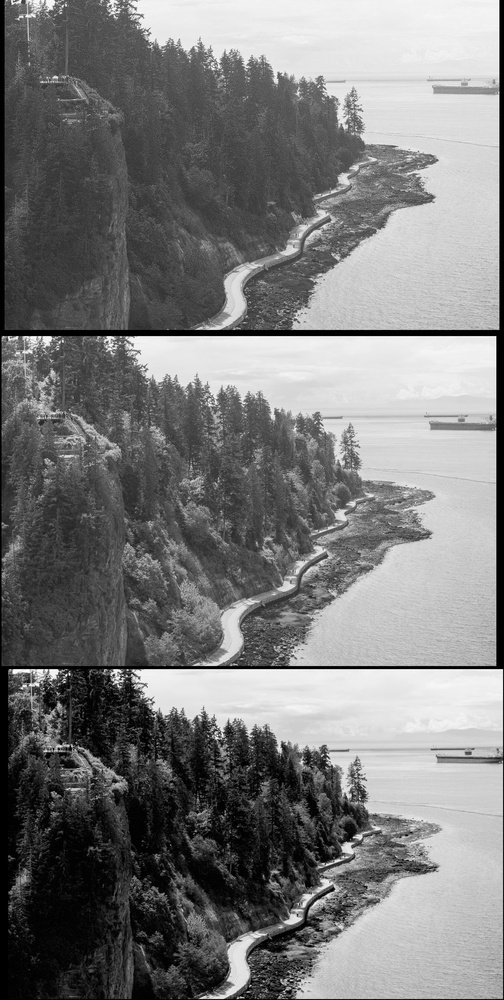
#> input picture mp0/mp0-data/vancouver_tableau.jpg, 504 x 1000 px, shrunk from 1650 x 3273 before the run
$ python main.py
#> lines starting #> are read from the running program, lines starting #| are printed output that depends on the picture
import matplotlib.pyplot as plt
from PIL import Image
import numpy as np


def crop_boarder(image, black, white):
    h, w = image.shape
    upper = 0
    bottom = h-1
    left = 0
    right = w-1
    while np.mean(image[upper]) < white or np.mean(image[upper]) > black:
        upper += 1
    while np.mean(image[bottom]) < white or np.mean(image[bottom]) > black:
        bottom -= 1
    while np.mean(image[left]) < white or np.mean(image[left]) > black:
        left += 1
    while np.mean(image[right]) < white or np.mean(image[right]) > black:
        right -= 1
    image = image[upper:bottom, left:right]
    return image


def divide_images(image):
    w, h = image.shape
    height = w // 3
    blue = image[0:height, :]
    green = image[height:2 * height, :]
    red = image[2 * height:3 * height, :]
    return blue, green, red


def zncc(c, d, dx, dy):
    if dx >= 0:
        c = c[dx:, :]
        d = d[dx:, :]
    else:
        c = c[:dx, :]
        d = d[:dx, :]
    if dy >= 0:
        c = c[:, dy:]
        d = d[:, dy:]
    else:
        c = c[:, :dy]
        d = d[:, :dy]
    c = (c - c.mean()) #/ np.linalg.norm(c)
    d = (d - d.mean()) #/ np.linalg.norm(d)
    return np.sum((c / np.linalg.norm(c)) * (d / np.linalg.norm(d)))
    # return np.sum(c * d)


def ssd(a, b):
    return np.sum(np.power(a - b, 2))


def get_move(b, dx, dy):
    a = np.copy(b)
    a = np.roll(a, dx, axis=0)
    a = np.roll(a, dy, axis=1)
    # [8 lines of commented-out code are left out]
    return a


def adjust_image(a, b, range_value, func_type, gdx, gdy):
    dx = 0
    dy = 0
    ssd_min = float('inf')
    for i in range(gdx - range_value, range_value + gdx + 1):
        for j in range(gdy - range_value, range_value + gdy + 1):
            new = get_move(b, i, j)
            if func_type == "ssd":
                ssd_value = ssd(a, new)
            else:
                ssd_value = -zncc(a, new, i, j)
            if ssd_value < ssd_min:
                ssd_min = ssd_value
                dx = i
                dy = j
    return dx, dy


def coarse_adjust(image, func_type, range_value):
    blue, green, red = divide_images(image)
    gdx, gdy = adjust_image(blue, green, range_value, func_type, 0, 0)
    rdx, rdy = adjust_image(blue, red, range_value, func_type, 0, 0)
    print(gdx, gdy, rdx, rdy)
    g = get_move(green, gdx, gdy)
    r = get_move(red, rdx, rdy)
    print(blue.shape)
    # blue = boarder_handler(blue, gdx, gdy, rdx, rdy)
    # g = boarder_handler(g, gdx, gdy, rdx, rdy)
    # r = boarder_handler(r, gdx, gdy, rdx, rdy)
    print(blue.shape)
    color = Image.merge('RGB', (Image.fromarray(r), Image.fromarray(g), Image.fromarray(blue)))
    return color, (gdx, gdy, rdx, rdy)


def high_quality_adjust(image, func_type, range_value, gdx, gdy, rdx, rdy):
    blue, green, red = divide_images(image)
    print(blue.shape)
    gdx, gdy = adjust_image(blue, green, range_value, func_type, gdx, gdy)
    rdx, rdy = adjust_image(blue, red, range_value, func_type, rdx, rdy)
    print(gdx, gdy, rdx, rdy)
    g = get_move(green, gdx, gdy)
    r = get_move(red, rdx, rdy)

    blue = boarder_handler(blue, gdx, gdy, rdx, rdy)
    g = boarder_handler(g, gdx, gdy, rdx, rdy)
    r = boarder_handler(r, gdx, gdy, rdx, rdy)
    print(blue.shape)
    color = Image.merge('RGB', (Image.fromarray(r), Image.fromarray(g), Image.fromarray(blue)))
    return color, (gdx, gdy, rdx, rdy)


def boarder_handler(a, gdx, gdy, rdx, rdy):
    if gdx >= 0 and rdx >= 0:
        b = a[max(gdx, rdx):, :]
    elif gdx < 0 and rdx < 0:
        b = a[:min(gdx, rdx), :]
    else:
        b = a[max(gdx, rdx):min(gdx, rdx), :]

    if gdy >= 0 and rdy >= 0:
        c = b[:, max(gdy, rdy):]
    elif gdy < 0 and rdy < 0:
        c = b[:, :min(gdy, rdy)]
    else:
        c = b[:, max(gdy, rdy):min(gdy, rdy)]
    return c


def gen_image(imageName, func_type, isHighQuality):
#> called with imageName = 'mp0-data/vancouver_tableau.jpg', func_type = 'zncc', isHighQuality = True
    img = Image.open(imageName)
#> img is the input picture: PIL image 504x1000 L; min 0, max 255, mean 122.5
    if isHighQuality:
        coarse_image = img.resize((img.width // 2, img.height // 2))
        image = np.asarray(coarse_image)
        _, (gdx, gdy, rdx, rdy) = coarse_adjust(image, func_type, 30)
#> the loop in adjust_image, `for i in range(gdx - range_value, range_value + gdx + 1):` made 61 passes
#> pass 1, in zncc, `d = d[:dx, :]`:
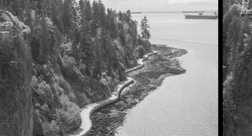
#> d: shape (136, 252); min 0, max 239, mean 121.2
#> after the loop in adjust_image, `for i in range(gdx - range_value, range_value + gdx + 1):`: dx = -2; dy = 2; ssd_min = -0.971
#> in coarse_adjust, `gdx, gdy = adjust_image(blue, green, range_value, func_type, 0, 0)`: gdx = -2; gdy = 2
#> the loop in adjust_image (call 2), `for i in range(gdx - range_value, range_value + gdx + 1):` made 61 passes
#> pass 1, in zncc (call 3722), `c = c[:, :dy]`:
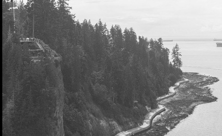
#> c: shape (136, 222); min 0, max 248, mean 124.1
#> in coarse_adjust, `rdx, rdy = adjust_image(blue, red, range_value, func_type, 0, 0)`: rdx = -3; rdy = -2
#| -2 2 -3 -2
#| (166, 252)
#| (166, 252)
#> in coarse_adjust, `color = Image.merge('RGB', (Image.fromarray(r), Image.fromarray(g), Im..`:
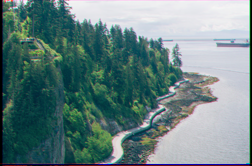
#> color: PIL image 252x166 RGB; mean R, G, B 105.8, 131.3, 131.1
#> gdx = -2; gdy = 2; rdx = -3; rdy = -2

        image = np.asarray(img)
        color, _ = high_quality_adjust(image, func_type, 15, 2*gdx, 2*gdy, 2*rdx, 2*rdy)
#| (333, 504)
#> the loop in adjust_image (call 3), `for i in range(gdx - range_value, range_value + gdx + 1):` made 31 passes
#> pass 1, in zncc (call 7443), `d = d[:dx, :]`:
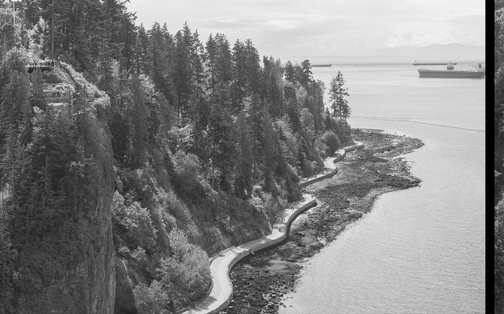
#> d: shape (314, 504); min 0, max 255, mean 129.2
#> in high_quality_adjust, `gdx, gdy = adjust_image(blue, green, range_value, func_type, gdx, gdy)`: gdx = -3; gdy = 3
#> the loop in adjust_image (call 4), `for i in range(gdx - range_value, range_value + gdx + 1):` made 31 passes
#> pass 1, in zncc (call 8404), `d = d[:dx, :]`:
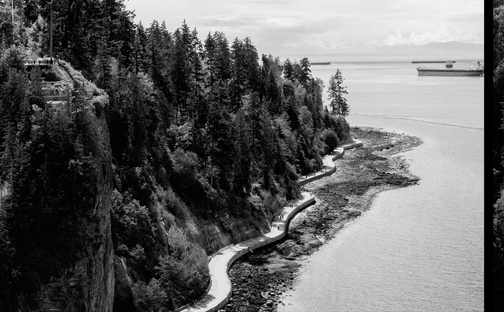
#> d: shape (312, 504); min 0, max 255, mean 101.4
#> in high_quality_adjust, `rdx, rdy = adjust_image(blue, red, range_value, func_type, rdx, rdy)`: rdx = -3; rdy = -4
#| -3 3 -3 -4
#> call 3 of boarder_handler, with gdx = -3, gdy = 3, rdx = -3, rdy = -4
#> in boarder_handler (call 3), `c = b[:, max(gdy, rdy):min(gdy, rdy)]`:
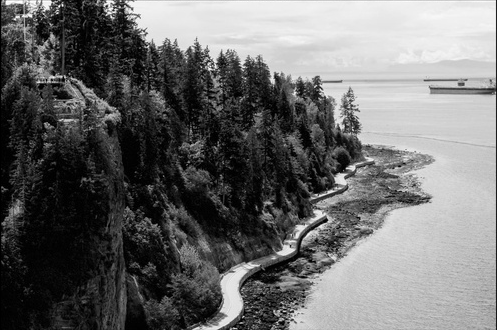
#> c: shape (330, 497); min 0, max 255, mean 108
#| (330, 497)
#> in high_quality_adjust, `color = Image.merge('RGB', (Image.fromarray(r), Image.fromarray(g), Im..`:
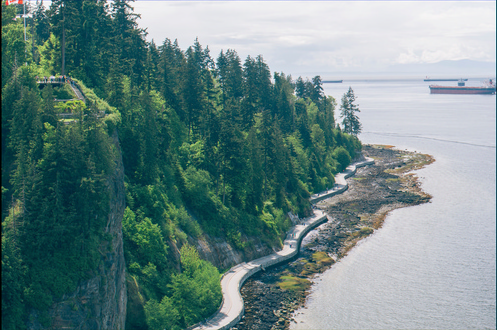
#> color: PIL image 497x330 RGB; mean R, G, B 108, 134.7, 133.7
    else:
        image = np.asarray(img)
        w, h = image.shape
        image = image[int(w * 0.018):int(w - w * 0.018), int(h * 0.08):int(h - h * 0.08)]
        # image = crop_boarder(image, 180, 10)
        # plt.imshow(image)
        # plt.show()
        color, _ = coarse_adjust(image, func_type, 15)
    color.save(imageName+"new.jpg", "JPEG")
    plt.imshow(color)
    plt.show()


imageName = r'mp0-data/vancouver_tableau.jpg'
gen_image(imageName, "zncc", True)
